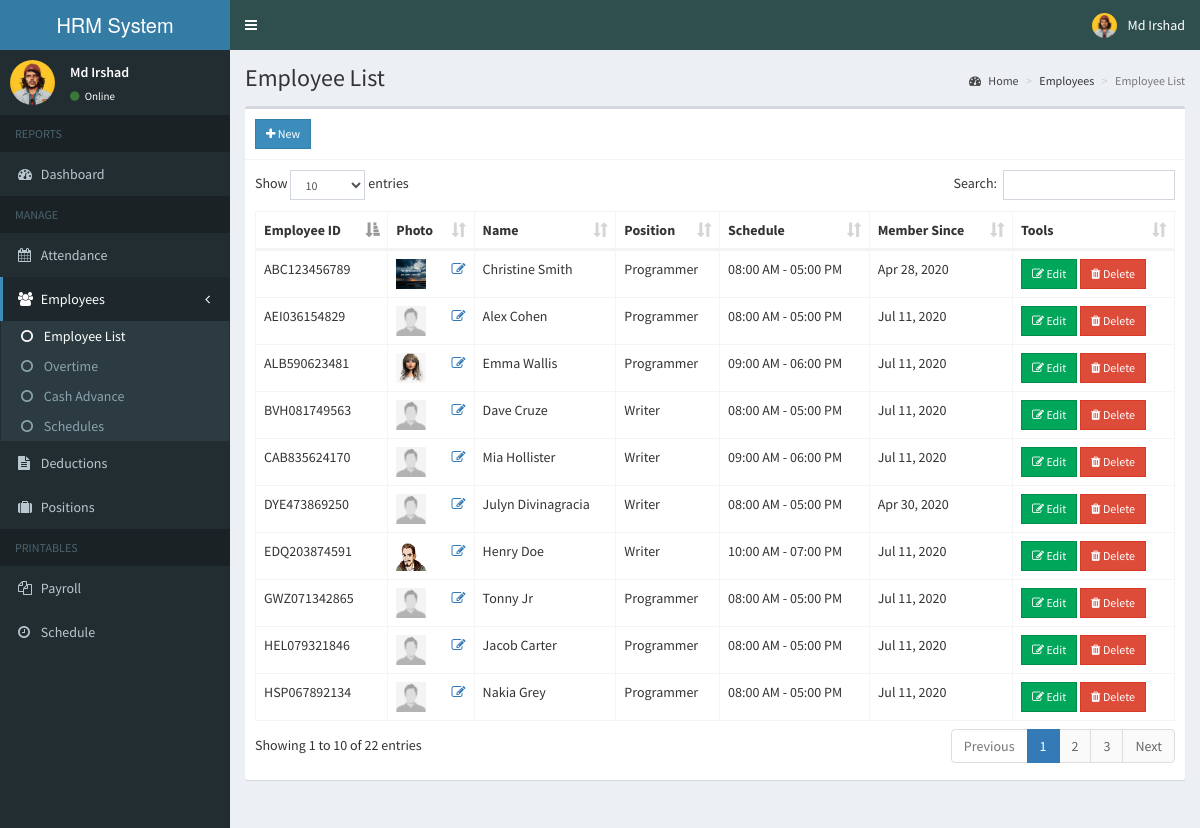
Screenshot of /admin/employee.php (signed in) with the database file from the repository.
### tables this page shows
CREATE TABLE `employees` (
  `id` int(11) NOT NULL,
  `employee_id` varchar(15) NOT NULL,
  `firstname` varchar(50) NOT NULL,
  `lastname` varchar(50) NOT NULL,
  `address` text NOT NULL,
  `birthdate` date NOT NULL,
  `contact_info` varchar(100) NOT NULL,
  `gender` varchar(10) NOT NULL,
  `position_id` int(11) NOT NULL,
  `schedule_id` int(11) NOT NULL,
  `photo` varchar(200) NOT NULL,
  `created_on` date NOT NULL
);

CREATE TABLE `position` (
  `id` int(11) NOT NULL,
  `description` varchar(150) NOT NULL,
  `rate` double NOT NULL
);

CREATE TABLE `schedules` (
  `id` int(11) NOT NULL,
  `time_in` time NOT NULL,
  `time_out` time NOT NULL
);

### admin/includes/session.php (called while the page is built, shortened)
<?php
	include 'includes/conn.php';
	$sql = "SELECT * FROM admin WHERE id = '".$_SESSION['admin']."'";
	$query = $conn->query($sql);
	$user = $query->fetch_assoc();
?>

### admin/employee.php (the view, shortened to what this page needs)
<?php include 'includes/session.php'; ?>
<?php include 'includes/header.php'; ?>
<body class="hold-transition skin-blue sidebar-mini">
<div class="wrapper">
  <?php include 'includes/navbar.php'; ?>
  <?php include 'includes/menubar.php'; ?>
  <div class="content-wrapper">
    <section class="content-header">
      <h1>
        Employee List
      </h1>
      <ol class="breadcrumb">
        <li><a href="#"><i class="fa fa-dashboard"></i> Home</a></li>
        <li>Employees</li>
        <li class="active">Employee List</li>
      </ol>
    </section>
    <section class="content">
      <div class="row">
        <div class="col-xs-12">
          <div class="box">
            <div class="box-header with-border">
               <a href="#addnew" data-toggle="modal" class="btn btn-primary btn-sm btn-flat"><i class="fa fa-plus"></i> New</a>
            </div>
            <div class="box-body">
              <table id="example1" class="table table-bordered">
                <thead>
                  <th>Employee ID</th>
                  <th>Photo</th>
                  <th>Name</th>
                  <th>Position</th>
                  <th>Schedule</th>
                  <th>Member Since</th>
                  <th>Tools</th>
                </thead>
                <tbody>
                  <?php
                    $sql = "SELECT *, employees.id AS empid FROM employees LEFT JOIN position ON position.id=employees.position_id LEFT JOIN schedules ON schedules.id=employees.schedule_id";
                    $query = $conn->query($sql);
                    while($row = $query->fetch_assoc()){
                      ?>
                        <tr>
                          <td><?php echo $row['employee_id']; ?></td>
                          <td><img src="<?php echo (!empty($row['photo']))? '../images/'.$row['photo']:'../images/profile.jpg'; ?>" width="30px" height="30px"> <a href="#edit_photo" data-toggle="modal" class="pull-right photo" data-id="<?php echo $row['empid']; ?>"><span class="fa fa-edit"></span></a></td>
                          <td><?php echo $row['firstname'].' '.$row['lastname']; ?></td>
                          <td><?php echo $row['description']; ?></td>
                          <td><?php echo date('h:i A', strtotime($row['time_in'])).' - '.date('h:i A', strtotime($row['time_out'])); ?></td>
                          <td><?php echo date('M d, Y', strtotime($row['created_on'])) ?></td>
                          <td>
                            <button class="btn btn-success btn-sm edit btn-flat" data-id="<?php echo $row['empid']; ?>"><i class="fa fa-edit"></i> Edit</button>
                            <button class="btn btn-danger btn-sm delete btn-flat" data-id="<?php echo $row['empid']; ?>"><i class="fa fa-trash"></i> Delete</button>
                          </td>
                        </tr>
                      <?php
                    }
                  ?>
                </tbody>
              </table>
            </div>
          </div>
        </div>
      </div>
    </section>
  </div>
</div>
</body>
</html>

### admin/includes/navbar.php (shortened to what this page needs)
<header class="main-header">
    <a href="home.php" class="logo">
      <span class="logo-lg"><b></b>HRM System</span>
    </a>
    <nav class="navbar navbar-static-top">
      <a href="#" class="sidebar-toggle" data-toggle="push-menu" role="button">
      </a>
      <div class="navbar-custom-menu">
        <ul class="nav navbar-nav">
          <li class="dropdown user user-menu">
            <a href="#" class="dropdown-toggle" data-toggle="dropdown">
              <img src="<?php echo (!empty($user['photo'])) ? '../images/'.$user['photo'] : '../images/profile.jpg'; ?>" class="user-image" alt="User Image">
              <span class="hidden-xs"><?php echo $user['firstname'].' '.$user['lastname']; ?></span>
            </a>
          </li>
        </ul>
      </div>
    </nav>
  </header>

### admin/includes/menubar.php
<aside class="main-sidebar">
    <section class="sidebar">
      <div class="user-panel">
        <div class="pull-left image">
          <img src="<?php echo (!empty($user['photo'])) ? '../images/'.$user['photo'] : '../images/profile.jpg'; ?>" class="img-circle" alt="User Image">
        </div>
        <div class="pull-left info">
          <p><?php echo $user['firstname'].' '.$user['lastname']; ?></p>
          <a><i class="fa fa-circle text-success"></i> Online</a>
        </div>
      </div>
      <ul class="sidebar-menu" data-widget="tree">
        <li class="header">REPORTS</li>
        <li class=""><a href="home.php"><i class="fa fa-dashboard"></i> <span>Dashboard</span></a></li>
        <li class="header">MANAGE</li>
        <li><a href="attendance.php"><i class="fa fa-calendar"></i> <span>Attendance</span></a></li>
        <li class="treeview">
          <a href="#">
            <i class="fa fa-users"></i>
            <span>Employees</span>
            <span class="pull-right-container">
              <i class="fa fa-angle-left pull-right"></i>
            </span>
          </a>
          <ul class="treeview-menu">
            <li><a href="employee.php"><i class="fa fa-circle-o"></i> Employee List</a></li>
            <li><a href="overtime.php"><i class="fa fa-circle-o"></i> Overtime</a></li>
            <li><a href="cashadvance.php"><i class="fa fa-circle-o"></i> Cash Advance</a></li>
            <li><a href="schedule.php"><i class="fa fa-circle-o"></i> Schedules</a></li>
          </ul>
        </li>
        <li><a href="deduction.php"><i class="fa fa-file-text"></i> Deductions</a></li>
        <li><a href="position.php"><i class="fa fa-suitcase"></i> Positions</a></li>
        <li class="header">PRINTABLES</li>
        <li><a href="payroll.php"><i class="fa fa-files-o"></i> <span>Payroll</span></a></li>
        <li><a href="schedule_employee.php"><i class="fa fa-clock-o"></i> <span>Schedule</span></a></li>
      </ul>
    </section>
  </aside>

### rows the page displays
employees: employee "ABC123456789", photo (picture), firstname "Christine", lastname "Smith", position.description "Programmer", schedule.time_in "08:00 AM", schedule.time_out "05:00 PM", created_on "Apr 28, 2020"
employees: employee "DYE473869250", firstname "Julyn", lastname "Divinagracia", position.description "Writer", schedule.time_in "08:00 AM", schedule.time_out "05:00 PM", created_on "Apr 30, 2020"
employees: employee "EDQ203874591", photo (picture), firstname "Henry", lastname "Doe", position.description "Writer", schedule.time_in "10:00 AM", schedule.time_out "07:00 PM", created_on "Jul 11, 2020"
employees: employee "GWZ071342865", photo (placeholder picture), firstname "Tonny", lastname "Jr", position.description "Programmer", schedule.time_in "08:00 AM", schedule.time_out "05:00 PM", created_on "Jul 11, 2020"
employees: employee "HEL079321846", photo (placeholder picture), firstname "Jacob", lastname "Carter", position.description "Programmer", schedule.time_in "08:00 AM", schedule.time_out "05:00 PM", created_on "Jul 11, 2020"
employees: employee "ALB590623481", photo (picture), firstname "Emma", lastname "Wallis", position.description "Programmer", schedule.time_in "09:00 AM", schedule.time_out "06:00 PM", created_on "Jul 11, 2020"
employees: employee "CAB835624170", photo (placeholder picture), firstname "Mia", lastname "Hollister", position.description "Writer", schedule.time_in "09:00 AM", schedule.time_out "06:00 PM", created_on "Jul 11, 2020"
employees: employee "HSP067892134", photo (placeholder picture), firstname "Nakia", lastname "Grey", position.description "Programmer", schedule.time_in "08:00 AM", schedule.time_out "05:00 PM", created_on "Jul 11, 2020"
employees: employee "BVH081749563", photo (placeholder picture), firstname "Dave", lastname "Cruze", position.description "Writer", schedule.time_in "08:00 AM", schedule.time_out "05:00 PM", created_on "Jul 11, 2020"
employees: employee "AEI036154829", photo (placeholder picture), firstname "Alex", lastname "Cohen", position.description "Programmer", schedule.time_in "08:00 AM", schedule.time_out "05:00 PM", created_on "Jul 11, 2020"

### other values shown
$user['firstname'] "Md"
$user['lastname'] "Irshad"
